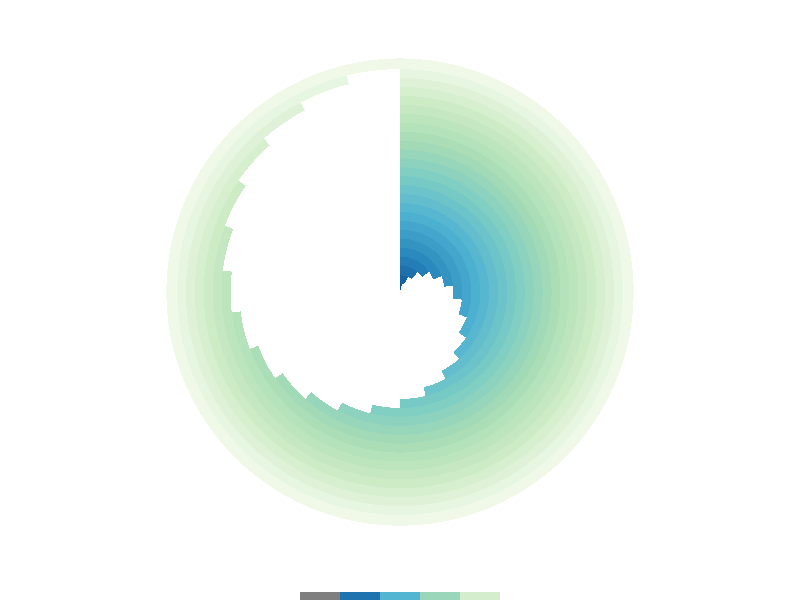

This figure's R source:
## ---- chunk 1
knitr::opts_chunk$set(echo = FALSE)

library(ggplot2)
library(data.table)
## ---- chunk 2
data <- data.table(
  variable = LETTERS,
  value    = seq(0, 1, 1 / length(LETTERS))[2:(length(LETTERS) + 1)]
)

ggplot(data, aes(x = variable, y = value, fill = value)) +
  geom_col(width = 1.2, position = "identity") +
  coord_polar(theta = "y") +
  theme_void() +
  scale_fill_distiller(palette = "GnBu") +
  guides(
    fill = guide_colorsteps(barwidth = 10,
                            barheight = 0.4,
                            title = NULL,
                            label = FALSE)
  ) +
  theme(
    legend.position = "bottom"
  )
